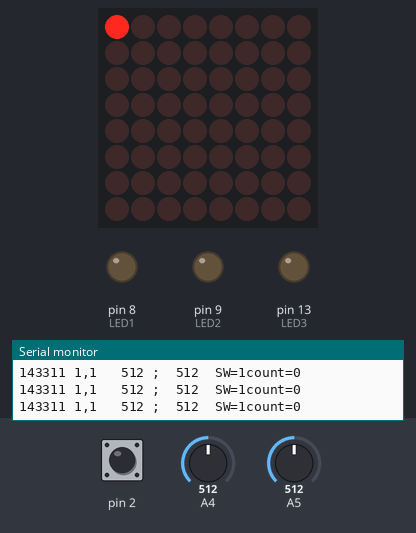
The sketch below on a simulated Arduino Uno, built with avr-gcc and run on an emulated ATmega328P. On the bench: 8×8 LED matrix, output pins drawn as LEDs (lit = HIGH), the last lines printed to the serial monitor. Wiring (inferred from the names in the program): MAX7219 LED driver (orientation assumed): data pin 12; clock pin 11; CS pin 10. The inputs (shaded band) are chosen by the test bench; at power-on: pin 2 HIGH, A5 = 512, A4 = 512. Random numbers use the default seed unless the sketch sets one; pins used as bus, display or sensor lines are not drawn.

Above: at 1.2 s.
1.3 s: pin 2 pulled LOW for 0.15 s
At 2.8 s:
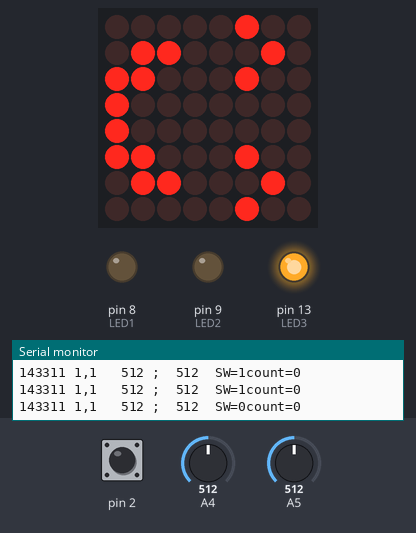
3.1 s: A5 set to 532
4.6 s: A5 set to 559
At 5.5 s:
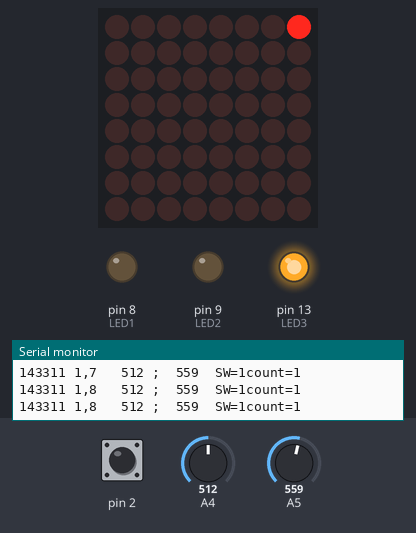
6.5 s: A4 set to 467
8.0 s: A4 set to 438
At 9.7 s:
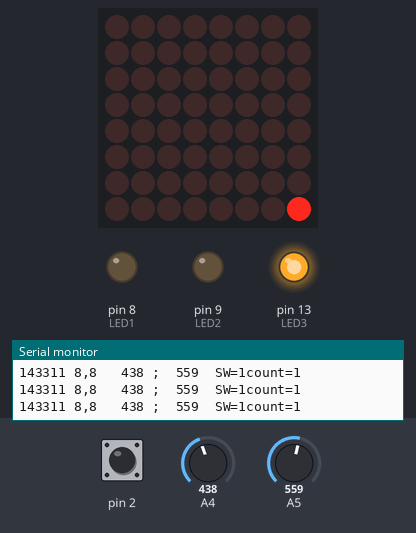
10.0 s: A5 set to 458
11.5 s: A5 set to 440
At 13.4 s:
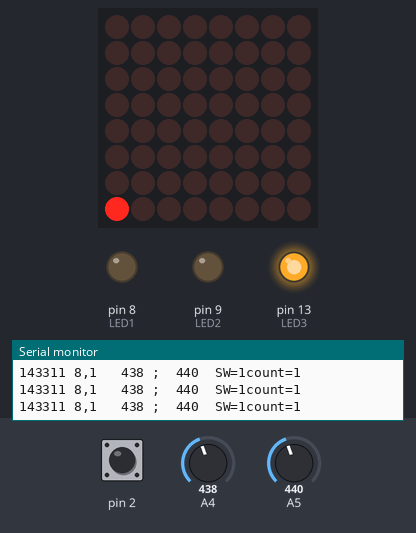
Timing chart, 0 to 14.4 s (numbered marks = the images above; inputs shaded):
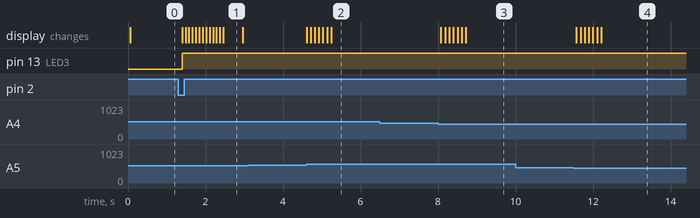

Measured:
- the behaviour switches between 549 and 550 on A5 (found by bisection; images 1 and 2)
- the behaviour switches between 451 and 450 on A4 (found by bisection; images 2 and 3)
- the behaviour switches between 451 and 450 on A5 (found by bisection; images 3 and 4)
- after the input at 1.3 s, pin 13 (LED3): LOW → HIGH after 0.09 s; the display: first changes after 0.10 s (image 1 shows a later state)
- after the input at 4.6 s, the display: first changes at once (image 2 shows a later state)
- after the input at 8.0 s, the display: first changes after 0.08 s (image 3 shows a later state)
- after the input at 11.5 s, the display: first changes after 0.07 s (image 4 shows a later state)

The sketch:

B0941075.ino
```cpp
int  vrx;
int  vry;
int  sw;
int  col;
int  row;
int x1;
int x2;
int x3;
int y1;
int y2;
int y3;

int Max7219_pinCLK_11= 11;
int Max7219_pinDIN_12= 12;
int Max7219_pinCS_10= 10;

const byte LED1=8; int check1;
const byte LED2=9; int check2;
const byte LED3=13;int check3;//三個綠色LED 表示完成進度

const byte LEDa=3;
const byte LEDb=4;
const byte LEDc=5;
const byte LEDd=6;
const byte LEDe=7; //四個黃色LED 一個紅色LED 表示挑戰次數
int count;       //設定參數

void Write_Max7219_byte_11_12_10(unsigned char DATA){
     unsigned char i;
     digitalWrite(Max7219_pinCS_10,LOW);
     for(i=8;i>=1;i--)
     {
         digitalWrite(Max7219_pinCLK_11,LOW);
         digitalWrite(Max7219_pinDIN_12,DATA&0x80);
         DATA = DATA<<1;
         digitalWrite(Max7219_pinCLK_11,HIGH);
      }
}

void Write_Max7219_11_12_10(unsigned char address,unsigned char dat){
      digitalWrite(Max7219_pinCS_10,LOW);
      Write_Max7219_byte_11_12_10(address);
      Write_Max7219_byte_11_12_10(dat);
      digitalWrite(Max7219_pinCS_10,HIGH);
}

void Init_MAX7219_11_12_10(void) {
      Write_Max7219_11_12_10(0x09, 0x00);
      Write_Max7219_11_12_10(0x0a, 0x03);
      Write_Max7219_11_12_10(0x0b, 0x07);
      Write_Max7219_11_12_10(0x0c, 0x01);
      Write_Max7219_11_12_10(0x0f, 0x00);
}

void Display_MAX721911_12_10(unsigned char dat[]) {
      for(int i=1; i < 9; i++)
          Write_Max7219_11_12_10(i, dat[i-1]);
}

unsigned char MAX7219_displaybuffer_11_12_10[9]={0x00,0x00,0x00,0x00,0x00,0x00,0x00,0x00,};

unsigned char MAX7219_disp_11_12_10_circle1[9]={0x00,0x00,0x00,0x18,0x18,0x00,0x00,0x00,}; //圈圈動畫
unsigned char MAX7219_disp_11_12_10_circle2[9]={0x00,0x00,0x3c,0x24,0x24,0x3c,0x00,0x00,};
unsigned char MAX7219_disp_11_12_10_circle3[9]={0x00,0x7e,0x42,0x42,0x42,0x42,0x7e,0x00,};
unsigned char MAX7219_disp_11_12_10_circle4[9]={0xff,0x81,0x81,0x81,0x81,0x81,0x81,0xff,};

unsigned char MAX7219_disp_11_12_10_fork1[9]={0x00,0x00,0x00,0x18,0x18,0x00,0x00,0x00,};   //叉叉動畫
unsigned char MAX7219_disp_11_12_10_fork2[9]={0x00,0x00,0x24,0x18,0x18,0x24,0x00,0x00,};
unsigned char MAX7219_disp_11_12_10_fork3[9]={0x00,0x42,0x24,0x18,0x18,0x24,0x42,0x00,};
unsigned char MAX7219_disp_11_12_10_fork4[9]={0x81,0x42,0x24,0x18,0x18,0x24,0x42,0x81,};

unsigned char MAX7219_disp_11_12_10_lough[9]={0x04,0x62,0xc4,0x80,0x80,0xc4,0x62,0x04,};    //笑臉動畫
unsigned char MAX7219_disp_11_12_10_cry[9]={0x0a,0xc4,0x6a,0x20,0x20,0x6a,0xc4,0x0a,};      //哭臉動畫

unsigned char MAX7219_disp_11_12_10_you[9]={0x03,0x0c,0x03,0x1c,0x14,0xfc,0x80,0xe0,};
unsigned char MAX7219_disp_11_12_10_win[9]={0x03,0x04,0x53,0x74,0x53,0xe0,0x20,0xe0,};
unsigned char MAX7219_disp_11_12_10_lose[9]={0x17,0xac,0xac,0x40,0x07,0xfd,0xaf,0xa8,};

void MAX7219_xy_draw11_12_10(int row, int column, int led_status) {
     if((row > 8) || (column > 8))
         return;
     if (led_status)
        MAX7219_displaybuffer_11_12_10[row-1] |= 1 << (8-column);
     else
        MAX7219_displaybuffer_11_12_10[row-1] &= ~(1 << (8-column));
     Display_MAX721911_12_10(MAX7219_displaybuffer_11_12_10);
 }

void setup()
{ randomSeed(analogRead(A0));
  x1 = random(1,9);
  y1 = random(1,9);
  x2 = random(1,9);
  y2 = random(1,9);
  x3 = random(1,9);
  y3 = random(1,9);   //隨機生成三個地雷
  pinMode(2,INPUT_PULLUP);
  Serial.begin(9600);
  pinMode(A4, INPUT);
  pinMode(A5, INPUT);
  pinMode(Max7219_pinCLK_11,OUTPUT);
  pinMode(Max7219_pinCS_10,OUTPUT);
  pinMode(Max7219_pinDIN_12,OUTPUT);
  pinMode(LED1,OUTPUT);
  pinMode(LED2,OUTPUT);
  pinMode(LED3,OUTPUT); //三個綠色LED 表示完成進度
  delay(50);
  Init_MAX7219_11_12_10();
  vrx = 0;
  vry = 0;
  col = 1;
  row = 1;
}


void loop()
{
    vrx = analogRead(A4);
    vry = analogRead(A5);
    sw = digitalRead(2);
    Serial.print(x1);
    Serial.print(y1);
    Serial.print(x2);
    Serial.print(y2);
    Serial.print(x3);
    Serial.print(y3);Serial.print(" ");//用來偷看地雷在哪個位置
    Serial.print(row);Serial.print(",");
    Serial.print(col);Serial.print("   ");
    Serial.print(vrx);Serial.print(" ;  ");
    Serial.print(vry);
    Serial.print("  SW=");
    Serial.print(sw);
    Serial.print("count=");
    Serial.println(count);
    if (vrx <= 450) {
      MAX7219_xy_draw11_12_10(row,col,0);
      row = row + 1;
      if (row > 8) {
        row = 8;
      }
    }
    if (vrx >= 550) {
      MAX7219_xy_draw11_12_10(row,col,0);
      row = row - 1;
      if (row < 1) {
        row = 1;
      }
    }
    if (vry >= 550) {
      MAX7219_xy_draw11_12_10(row,col,0);
      col = col + 1;
      if (col > 8) {
        col = 8;
      }
    }
    if (vry <= 450) {
      MAX7219_xy_draw11_12_10(row,col,0);
      col = col - 1;
      if (col < 1) {
        col = 1;
      }
    }
    if (sw==0){
      if (row==x1 && col==y1){
        digitalWrite(LED1,HIGH);
        check1=1;
        Display_MAX721911_12_10(MAX7219_disp_11_12_10_circle1);delay(87);
        Display_MAX721911_12_10(MAX7219_disp_11_12_10_circle2);delay(87);
        Display_MAX721911_12_10(MAX7219_disp_11_12_10_circle3);delay(87);
        Display_MAX721911_12_10(MAX7219_disp_11_12_10_circle4);delay(87);
        Display_MAX721911_12_10(MAX7219_disp_11_12_10_circle1);delay(87);
        Display_MAX721911_12_10(MAX7219_disp_11_12_10_circle2);delay(87);
        Display_MAX721911_12_10(MAX7219_disp_11_12_10_circle3);delay(87);
        Display_MAX721911_12_10(MAX7219_disp_11_12_10_circle4);delay(87);
        Display_MAX721911_12_10(MAX7219_disp_11_12_10_circle1);delay(87);
        Display_MAX721911_12_10(MAX7219_disp_11_12_10_circle2);delay(87);
        Display_MAX721911_12_10(MAX7219_disp_11_12_10_circle3);delay(87);
        Display_MAX721911_12_10(MAX7219_disp_11_12_10_circle4);delay(87);
        Display_MAX721911_12_10(MAX7219_disp_11_12_10_lough);delay(500);
        }
          else if (row==x2 && col==y2){
          digitalWrite(LED2,HIGH);
          check2=1;
          Display_MAX721911_12_10(MAX7219_disp_11_12_10_circle1);delay(87);
          Display_MAX721911_12_10(MAX7219_disp_11_12_10_circle2);delay(87);
          Display_MAX721911_12_10(MAX7219_disp_11_12_10_circle3);delay(87);
          Display_MAX721911_12_10(MAX7219_disp_11_12_10_circle4);delay(87);
          Display_MAX721911_12_10(MAX7219_disp_11_12_10_circle1);delay(87);
          Display_MAX721911_12_10(MAX7219_disp_11_12_10_circle2);delay(87);
          Display_MAX721911_12_10(MAX7219_disp_11_12_10_circle3);delay(87);
          Display_MAX721911_12_10(MAX7219_disp_11_12_10_circle4);delay(87);
          Display_MAX721911_12_10(MAX7219_disp_11_12_10_circle1);delay(87);
          Display_MAX721911_12_10(MAX7219_disp_11_12_10_circle2);delay(87);
          Display_MAX721911_12_10(MAX7219_disp_11_12_10_circle3);delay(87);
          Display_MAX721911_12_10(MAX7219_disp_11_12_10_circle4);delay(87);
           Display_MAX721911_12_10(MAX7219_disp_11_12_10_lough);delay(500);
          }
              else if (row==x3 && col==y3){
            digitalWrite(LED3,HIGH);
            check3=1;
            Display_MAX721911_12_10(MAX7219_disp_11_12_10_circle1);delay(87);
            Display_MAX721911_12_10(MAX7219_disp_11_12_10_circle2);delay(87);
            Display_MAX721911_12_10(MAX7219_disp_11_12_10_circle3);delay(87);
            Display_MAX721911_12_10(MAX7219_disp_11_12_10_circle4);delay(87);
            Display_MAX721911_12_10(MAX7219_disp_11_12_10_circle1);delay(87);
            Display_MAX721911_12_10(MAX7219_disp_11_12_10_circle2);delay(87);
            Display_MAX721911_12_10(MAX7219_disp_11_12_10_circle3);delay(87);
            Display_MAX721911_12_10(MAX7219_disp_11_12_10_circle4);delay(87);
            Display_MAX721911_12_10(MAX7219_disp_11_12_10_circle1);delay(87);
            Display_MAX721911_12_10(MAX7219_disp_11_12_10_circle2);delay(87);
            Display_MAX721911_12_10(MAX7219_disp_11_12_10_circle3);delay(87);
            Display_MAX721911_12_10(MAX7219_disp_11_12_10_circle4);delay(87);
             Display_MAX721911_12_10(MAX7219_disp_11_12_10_lough);delay(500);
                }
              else{
              Display_MAX721911_12_10(MAX7219_disp_11_12_10_fork1);delay(87);
              Display_MAX721911_12_10(MAX7219_disp_11_12_10_fork2);delay(87);
              Display_MAX721911_12_10(MAX7219_disp_11_12_10_fork3);delay(87);
              Display_MAX721911_12_10(MAX7219_disp_11_12_10_fork4);delay(87);
              Display_MAX721911_12_10(MAX7219_disp_11_12_10_fork1);delay(87);
              Display_MAX721911_12_10(MAX7219_disp_11_12_10_fork2);delay(87);
              Display_MAX721911_12_10(MAX7219_disp_11_12_10_fork3);delay(87);
              Display_MAX721911_12_10(MAX7219_disp_11_12_10_fork4);delay(87);
              Display_MAX721911_12_10(MAX7219_disp_11_12_10_fork1);delay(87);
              Display_MAX721911_12_10(MAX7219_disp_11_12_10_fork2);delay(87);
              Display_MAX721911_12_10(MAX7219_disp_11_12_10_fork3);delay(87);
              Display_MAX721911_12_10(MAX7219_disp_11_12_10_fork4);delay(87);
              Display_MAX721911_12_10(MAX7219_disp_11_12_10_cry);delay(500);//踩中地雷 撥放成功動畫,反之則撥放失敗動畫
              }count+=1;    //次數+1
                }
        if ( check1==1 && check2==1 &&check3==1 ){
                Display_MAX721911_12_10(MAX7219_disp_11_12_10_you);delay(500);
                Display_MAX721911_12_10(MAX7219_disp_11_12_10_win);delay(500);   //若三個綠燈全亮,出現you win字樣
                        }
       if (count >=3){
       digitalWrite(LEDa,HIGH);
         if(count >=6){
         digitalWrite(LEDb,HIGH);
           if(count >=9){
           digitalWrite(LEDc,HIGH);
            if(count >=12){
            digitalWrite(LEDd,HIGH);
              if(count >=15){
                if ( check1==1 && check2==1 &&check3==1 ){
                Display_MAX721911_12_10(MAX7219_disp_11_12_10_you);delay(500);
                Display_MAX721911_12_10(MAX7219_disp_11_12_10_win);delay(500);
                        }
                  else {
                  digitalWrite(LEDe,HIGH);
                  Display_MAX721911_12_10(MAX7219_disp_11_12_10_you);delay(500);
                  Display_MAX721911_12_10(MAX7219_disp_11_12_10_lose);delay(500);  //每加三次次數量一個燈,若第五個燈紅燈亮起,出現you lose字樣
                  }
                }
              }
            }
          }
        }
    MAX7219_xy_draw11_12_10(row,col,1);
    delay(100);

}
```
